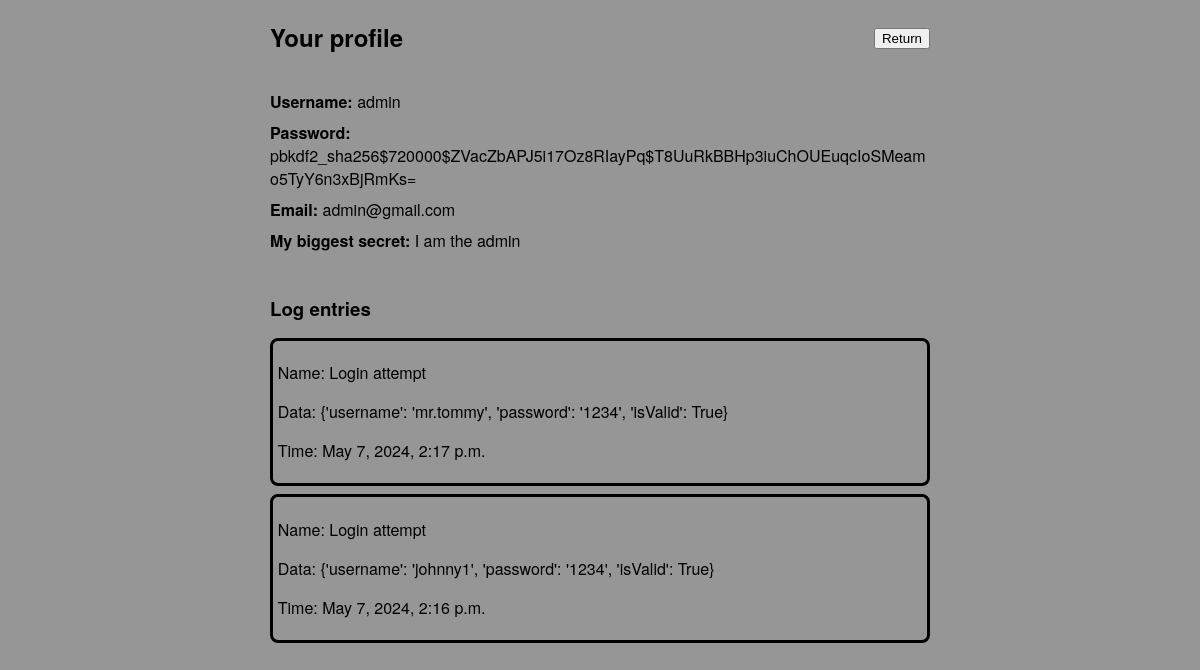
The app's page /ownpage/1 (signed in), older data.
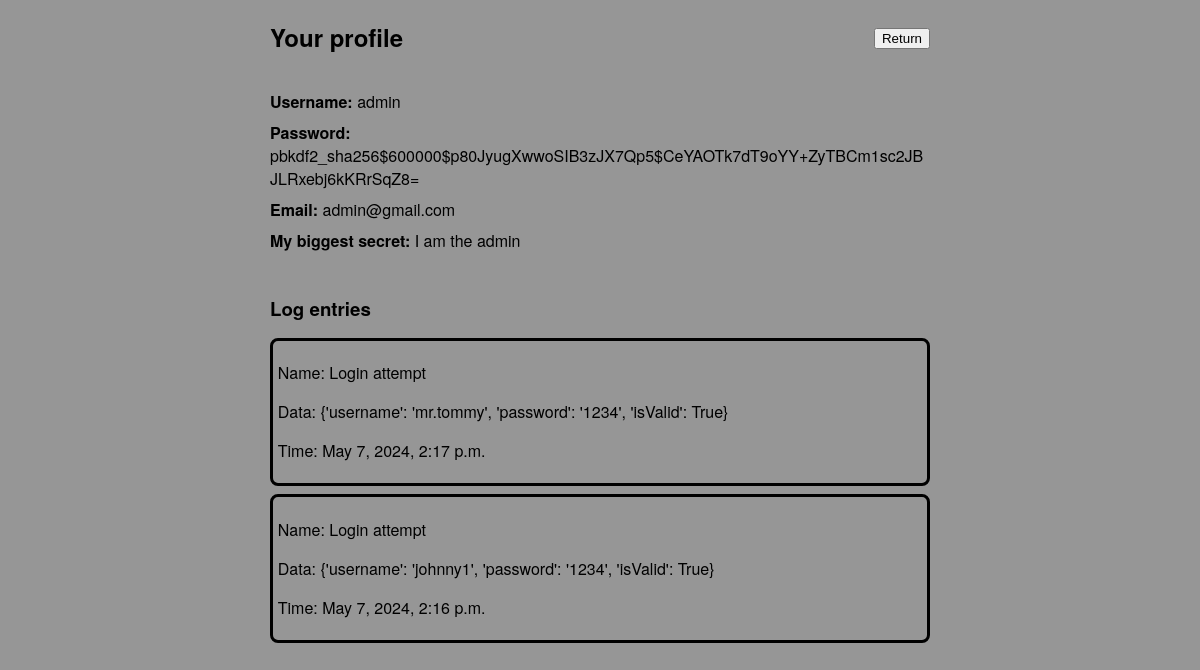
The same page, newer data.
### blogs/models.py (models this page shows)
class AppUser(AbstractBaseUser, PermissionsMixin):
    id = models.AutoField(primary_key=True)
    username = models.CharField(max_length=30, unique=True)
    password = models.CharField(max_length=255, default="")
    email = models.EmailField(max_length=255, default="", unique=True)
    secret = models.CharField(max_length=255, default="")
    is_active = models.BooleanField(default=True)
    is_staff = models.BooleanField(default=False)
    is_superuser = models.BooleanField(default=False)
    objects = UserAccountManager()
    USERNAME_FIELD = "email"
    REQUIRED_FIELDS = ["username", "password", "secret"]

### blogs/views.py (the view)
# urls.py: path('ownpage/<int:pk>', views.ownPageView, name='ownpage'), # user's information
@login_required
def ownPageView(request, pk):
    log_entries = LogEntry.objects.all()
    log_entries = log_entries.order_by("-id").values()
    try:
        user_to_observe = AppUser.objects.get(id=pk)
    except ObjectDoesNotExist:
        return redirect("/")
    return render(request, "ownpage.html", { "user" : user_to_observe, "log_entries" : log_entries  })

### blogs/templates/ownpage.html (shortened to what this page needs)
<!DOCTYPE html>
<html xmlns="http://www.w3.org/1999/xhtml">
    <head>
        <link rel="stylesheet" href="../static/main.css">
    </head>
    <body>
        <div class="header">
            <h2>Your profile</h2>
            <form method="post" action="/" style="margin-left:auto;">
                <input type="submit" value="Return"/>
            </form>
        </div>
        <ul style="max-width: 55vw">
            <li><b>Username:</b> {{ user.username }}</li>
            <li style="overflow-wrap: break-word;"><b>Password:</b> {{ user.password }}</li>
            <li><b>Email:</b> {{ user.email }}</li>
            <li><b>My biggest secret:</b> {{ user.secret }}</li>
        </ul>
        {% if user.is_superuser == True %}
            <h3 style="margin-bottom:auto;">Log entries</h3>
            <ul>
                {% for entry in log_entries %}
                    <li class="log_entry">
                        <p>Name: {{ entry.name }}</p>
                        <p>Data: {{ entry.data }}</p>
                        <p>Time: {{ entry.time }}</p>
                    </li>
                {% endfor %}
            </ul>
        {% endif %}
    </body>
</html>

Row changes from the older to the newer data that the page shows:
changed AppUser "admin": password "pbkdf2_sha256$720000$ZVacZbAPJ5i17Oz8RIayPq$T8UuRkBBHp3iuChOUEuqcIoSMeamo5TyY6n3xBjRmKs=" → "pbkdf2_sha256$600000$p80JyugXwwoSIB3zJX7Qp5$CeYAOTk7dT9oYY+ZyTBCm1sc2JBJLRxebj6kKRrSqZ8="
